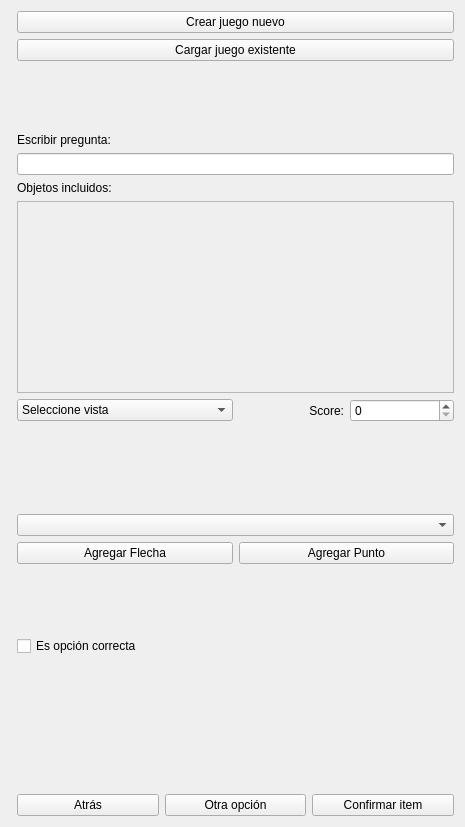
<?xml version="1.0" encoding="UTF-8"?>
<ui version="4.0">
 <class>GameControls</class>
 <widget class="QWidget" name="GameControls">
  <property name="enabled">
   <bool>true</bool>
  </property>
  <property name="geometry">
   <rect>
    <x>0</x>
    <y>0</y>
    <width>465</width>
    <height>827</height>
   </rect>
  </property>
  <property name="windowTitle">
   <string>Game</string>
  </property>
  <layout class="QFormLayout" name="formLayout_2">
   <item row="0" column="1">
    <widget class="QPushButton" name="pbCrear">
     <property name="enabled">
      <bool>true</bool>
     </property>
     <property name="text">
      <string>Crear juego nuevo</string>
     </property>
    </widget>
   </item>
   <item row="1" column="1">
    <widget class="QPushButton" name="pbCargarJuego">
     <property name="text">
      <string>Cargar juego existente</string>
     </property>
    </widget>
   </item>
   <item row="4" column="1">
    <spacer name="verticalSpacer_2">
     <property name="orientation">
      <enum>Qt::Vertical</enum>
     </property>
     <property name="sizeHint" stdset="0">
      <size>
       <width>20</width>
       <height>40</height>
      </size>
     </property>
    </spacer>
   </item>
   <item row="5" column="1">
    <widget class="QLabel" name="label_6">
     <property name="text">
      <string>Escribir pregunta:</string>
     </property>
    </widget>
   </item>
   <item row="6" column="1">
    <widget class="QLineEdit" name="lePreg">
     <property name="enabled">
      <bool>true</bool>
     </property>
    </widget>
   </item>
   <item row="8" column="1">
    <widget class="QLabel" name="label_3">
     <property name="text">
      <string>Objetos incluidos:</string>
     </property>
    </widget>
   </item>
   <item row="9" column="1">
    <widget class="QTextEdit" name="teObjetos">
     <property name="enabled">
      <bool>false</bool>
     </property>
    </widget>
   </item>
   <item row="10" column="1">
    <layout class="QHBoxLayout" name="horizontalLayout">
     <property name="topMargin">
      <number>0</number>
     </property>
     <item>
      <widget class="QComboBox" name="cbVistasPreg">
       <property name="enabled">
        <bool>true</bool>
       </property>
       <property name="currentText">
        <string>Seleccione vista</string>
       </property>
       <item>
        <property name="text">
         <string>Seleccione vista</string>
        </property>
       </item>
       <item>
        <property name="text">
         <string>3D</string>
        </property>
       </item>
       <item>
        <property name="text">
         <string>Sagital</string>
        </property>
       </item>
       <item>
        <property name="text">
         <string>Axial</string>
        </property>
       </item>
       <item>
        <property name="text">
         <string>Coronal</string>
        </property>
       </item>
      </widget>
     </item>
     <item>
      <layout class="QHBoxLayout" name="horizontalLayout_9">
       <property name="bottomMargin">
        <number>0</number>
       </property>
       <item>
        <widget class="QLabel" name="label_2">
         <property name="text">
          <string>Score:</string>
         </property>
         <property name="alignment">
          <set>Qt::AlignRight|Qt::AlignTrailing|Qt::AlignVCenter</set>
         </property>
        </widget>
       </item>
       <item>
        <widget class="QSpinBox" name="leScore">
         <property name="enabled">
          <bool>true</bool>
         </property>
         <property name="maximum">
          <number>1000</number>
         </property>
        </widget>
       </item>
      </layout>
     </item>
    </layout>
   </item>
   <item row="12" column="1">
    <spacer name="verticalSpacer_3">
     <property name="orientation">
      <enum>Qt::Vertical</enum>
     </property>
     <property name="sizeHint" stdset="0">
      <size>
       <width>20</width>
       <height>40</height>
      </size>
     </property>
    </spacer>
   </item>
   <item row="15" column="1">
    <layout class="QHBoxLayout" name="horizontalLayout_6">
     <property name="bottomMargin">
      <number>0</number>
     </property>
     <item>
      <widget class="QPushButton" name="pbFlecha">
       <property name="enabled">
        <bool>true</bool>
       </property>
       <property name="text">
        <string>Agregar Flecha</string>
       </property>
      </widget>
     </item>
     <item>
      <widget class="QPushButton" name="pbPunto">
       <property name="enabled">
        <bool>true</bool>
       </property>
       <property name="text">
        <string>Agregar Punto</string>
       </property>
      </widget>
     </item>
    </layout>
   </item>
   <item row="16" column="1">
    <spacer name="verticalSpacer_4">
     <property name="orientation">
      <enum>Qt::Vertical</enum>
     </property>
     <property name="sizeHint" stdset="0">
      <size>
       <width>20</width>
       <height>40</height>
      </size>
     </property>
    </spacer>
   </item>
   <item row="18" column="1">
    <widget class="QCheckBox" name="cbCorrecta">
     <property name="text">
      <string>Es opción correcta</string>
     </property>
    </widget>
   </item>
   <item row="21" column="1">
    <spacer name="verticalSpacer_5">
     <property name="orientation">
      <enum>Qt::Vertical</enum>
     </property>
     <property name="sizeHint" stdset="0">
      <size>
       <width>20</width>
       <height>40</height>
      </size>
     </property>
    </spacer>
   </item>
   <item row="24" column="1">
    <spacer name="verticalSpacer">
     <property name="orientation">
      <enum>Qt::Vertical</enum>
     </property>
     <property name="sizeHint" stdset="0">
      <size>
       <width>20</width>
       <height>40</height>
      </size>
     </property>
    </spacer>
   </item>
   <item row="25" column="1">
    <layout class="QHBoxLayout" name="horizontalLayout_8">
     <property name="bottomMargin">
      <number>0</number>
     </property>
     <item>
      <widget class="QPushButton" name="pbAtras">
       <property name="enabled">
        <bool>true</bool>
       </property>
       <property name="text">
        <string>Atrás</string>
       </property>
      </widget>
     </item>
     <item>
      <widget class="QPushButton" name="pbOtraOpcion">
       <property name="enabled">
        <bool>true</bool>
       </property>
       <property name="text">
        <string>Otra opción</string>
       </property>
      </widget>
     </item>
     <item>
      <widget class="QPushButton" name="pbConfirmar">
       <property name="enabled">
        <bool>true</bool>
       </property>
       <property name="text">
        <string>Confirmar item</string>
       </property>
      </widget>
     </item>
    </layout>
   </item>
   <item row="14" column="1">
    <widget class="QComboBox" name="cbItem"/>
   </item>
   <item row="13" column="1">
    <widget class="QLabel" name="teItem">
     <property name="text">
      <string/>
     </property>
    </widget>
   </item>
  </layout>
 </widget>
 <layoutdefault spacing="6" margin="11"/>
 <resources/>
 <connections/>
</ui>
